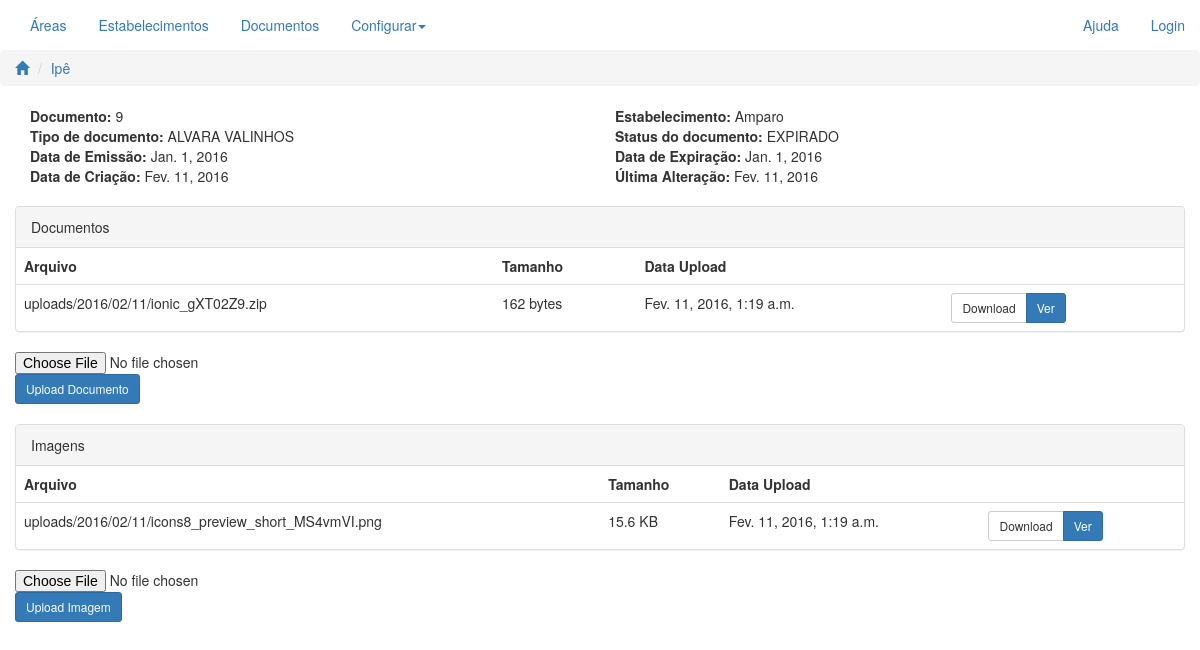
The app's page /document/9/files/ with its own data.
### area/models.py (models this page shows, shortened)
class Area(models.Model):
    name = models.CharField("Área", max_length=50, unique=True)
    enabled = models.BooleanField("Ativo", default=True)
    adminEmail = models.EmailField("Email administrador")
    validUntil = models.DateField("Validade licença", null=True, blank=True)
    applyPermissions = models.BooleanField("Exigir permissões específicas", default=False)

class Establishment(models.Model):
    area = models.ForeignKey(Area, verbose_name="Área")
    name = models.CharField("Estabelecimento", max_length=100, unique=True)
    city = models.CharField("Cidade", max_length=100)
    state = models.CharField("Estado", max_length=2)
    adminEmail = models.EmailField("Email administrador")
    class Meta:
        unique_together = ("area", "name")

### doc/models.py (models this page shows, shortened)
class Document(models.Model):
    establishment = models.ForeignKey(Establishment, verbose_name="Estabelecimento")
    documentType = models.ForeignKey(DocumentType, verbose_name="Tipo de documento")
    documentStatus = models.ForeignKey(DocumentStatus, verbose_name="Status do documento")
    expeditionDate = models.DateField("Data de Emissão")
    expirationDate = models.DateField("Data de Expiração")
    createdDate = models.DateField("Criado", auto_now_add=True)
    modifiedDate = models.DateField("Alterado", auto_now=True)

class DocumentType(models.Model):
    name = models.CharField("Tipo de documento", max_length=50, unique=True)
    validityPeriod = models.IntegerField("Validade em meses")
    description = models.CharField("Descrição", max_length=300, null=True, blank=True)
    group = models.CharField("Grupo", max_length=50, null=True, blank=True)
    city = models.CharField("Cidade", max_length=50, null=True, blank=True)
    state = models.CharField("Estado", max_length=50, null=True, blank=True)

class DocumentStatus(models.Model):
    name = models.CharField("Status", max_length=50, unique=True)
    enabled = models.BooleanField("Ativo")
    colorCode = models.CharField("Color", max_length=7, default="#FFFFFF")
    minimumTime = models.IntegerField("Validade", default=0)
    minimumTimeUnit = models.IntegerField("Unidade de Tempo",
                                      choices=TIME_UNIT_CHOICES,
                                      default=1)
    glyphicon = models.CharField("Glyphicon", max_length=30, null=True, blank=True, default="glyphicon-star")

class DocumentFile(models.Model):
    document = models.ForeignKey(Document, verbose_name="Documento")
    documentFile = models.FileField(upload_to='uploads/%Y/%m/%d/')
    enabled = models.BooleanField
    uploadDate = models.DateTimeField(auto_now_add=True)
    checksum = models.CharField(max_length=20)
    size = models.CharField(max_length=20)

class DocumentImageFile(models.Model):
    document = models.ForeignKey(Document, verbose_name="Documento")
    imageFile = models.ImageField(upload_to='uploads/%Y/%m/%d/')
    enabled = models.BooleanField
    uploadDate = models.DateTimeField(auto_now_add=True)
    checksum = models.CharField(max_length=20)
    size = models.CharField(max_length=20)

### doc/views.py (the view)
# urls.py: url(r'^document/(?P<documentcode>[0-9]+)/files/$', docviews.ListDocumentFileView.as_view()),
class ListDocumentFileView(TemplateView):
    template_name = "doc/docfiles_template.html"
    def get_context_data(self, **kwargs):
        context = super(ListDocumentFileView, self).get_context_data(**kwargs)
        documentcode = kwargs['documentcode']
        document = Document.objects.get(id=int(documentcode))
        context['document'] = document
        context['file_list'] = DocumentFile.objects.filter(document__id=document.id).all()
        context['imagefile_list'] = DocumentImageFile.objects.filter(document__id=document.id).all()
        context['file_upload_form'] = DocumentFileUploadForm()
        context['imagefile_upload_form'] = DocumentImageFileUploadForm()
        context['area'] = document.establishment.area
        return context

### doc/forms.py
class DocumentFileUploadForm(Form):
    file = FileField(label='Arquivo')

class DocumentImageFileUploadForm(Form):
    file = ImageField(label='Arquivo')

### doc/templates/doc/docfiles_template.html (shortened to what this page needs)
{% extends "generic_template.html" %}
{% block content %}
	<div class="row">
		<div class="col-md-12">
			<div class="col-md-6"><strong>Documento:</strong> {{ document.id }}</div>
			<div class="col-md-6"><strong>Estabelecimento:</strong> {{ document.establishment.name }}</div>
			<div class="col-md-6"><strong>Tipo de documento:</strong> {{ document.documentType.name }}</div>
			<div class="col-md-6"><strong>Status do documento:</strong> {{ document.documentStatus.name }}</div>
			<div class="col-md-6"><strong>Data de Emissão:</strong> {{ document.expeditionDate }}</div>
			<div class="col-md-6"><strong>Data de Expiração:</strong> {{ document.expirationDate }}</div>
			<div class="col-md-6"><strong>Data de Criação:</strong> {{ document.createdDate }}</div>
			<div class="col-md-6"><strong>Última Alteração:</strong> {{ document.modifiedDate }}</div>
		</div>
	</div>
	<div class="row top-margin">
		<div class="col-md-12">
			<div class="panel panel-default">
				<div class="panel-heading">Documentos</div>
				<table class="table">
					<tr>
						<th>Arquivo</th>
						<th>Tamanho</th>
						<th>Data Upload</th>
					</tr>
					{% for object in file_list %}
					<tr>
						<td>{{ object.documentFile.name }}</td>
						<td>{{ object.size|filesizeformat }}</td>
						<td>{{ object.uploadDate }}</td>
						<td>
							<div class="btn-group btn-group-sm" role="group" aria-label="...">
								<a class="btn btn-default" href="{{ object.documentFile.url }}" download>Download</a>
								<a class="btn btn-primary" href="{{ object.documentFile.url }}">Ver</a>
							</div>
						</td>
					</tr>
					{% endfor %}
				</table>
			</div>
			<form action="/document/{{ document.id }}/file/" method="POST" enctype="multipart/form-data">
					{% for field in file_upload_form %}
					{{ field }}
					{% endfor %}
					<button type="submit" class="btn btn-primary btn-sm">Upload Documento</button>
			</form>
		</div>
	</div>
	<div class="row top-margin">
		<div class="col-md-12">
			<div class="panel panel-default">
				<div class="panel-heading">Imagens</div>
				<table class="table">
					<tr>
						<th>Arquivo</th>
						<th>Tamanho</th>
						<th>Data Upload</th>
					</tr>
					{% for object in imagefile_list %}
					<tr>
						<td>{{ object.imageFile.name }}</td>
						<td>{{ object.size|filesizeformat }}</td>
						<td>{{ object.uploadDate }}</td>
						<td>
							<div class="btn-group btn-group-sm" role="group" aria-label="...">
								<a class="btn btn-default" href="{{ object.imageFile.url }}" download>Download</a>
								<a class="btn btn-primary" href="{{ object.imageFile.url }}">Ver</a>
							</div>
						</td>
					</tr>
					{% endfor %}
				</table>
			</div>
			<form action="/document/{{ document.id }}/imagefile/" method="POST" enctype="multipart/form-data">
					{% for field in imagefile_upload_form %}
					{{ field }}
					{% endfor %}
					<button type="submit" class="btn btn-primary btn-sm">Upload Imagem</button>
			</form>
		</div>
	</div>
{% endblock %}

### templates/generic_template.html (shortened to what this page needs)
<!DOCTYPE html>
<html lang="en">
  <head>
    <link href="/static/css/bootstrap.min.css" rel="stylesheet">
    <link href="/static/css/style.css" rel="stylesheet">
  </head>
  <body>
    <div class="container-fluid">
		<div class="row">
			<div class="col-md-12">
				<ul class="nav navbar-nav nav-pills">
					<li>
						<a href="/areas">Áreas</a>
					</li>
					<li {% if not area %} class="disabled" {% endif %}><a href="/area/{{ area.id }}/establishments">Estabelecimentos</a></li>
					<li {% if not area %} class="disabled" {% endif %}>
						<a href="/documents">Documentos</a>
					</li>
					<li class="dropdown">
						<a href="#" class="dropdown-toggle" data-toggle="dropdown">Configurar<strong class="caret"></strong></a>
					</li>
				</ul>
				<ul class="nav navbar-nav nav-pills navbar-right">
					<li>
						<a href="#">Ajuda</a>
					</li>
					<li class="dropdown">
						{% if not request.user.is_authenticated %}<a href="{% url django.contrib.auth.login %}">Login</a>
						{% endif %}
					</li>
				</ul>
			</div>
		</div>
		{% block breadcrumb %}
		<div class="row">
		<ol class="breadcrumb">
			<li><a href="/areas"><span class="glyphicon glyphicon-home" aria-hidden="true"></span></a></li>
			{% if area %}
			<li><a href="/area/{{ area.id }}/establishments">{{ area.name }}</a></li>
			{% endif %}
		</ol>
		</div>
		{% endblock %}
		{% block content %}
		{% endblock %}
	</div>
  </body>
</html>

### static/css/style.css (style rules this page uses)
.top-margin { margin-top:20px; }

### records on screen
Area: name "Ipê"
Document: id "9", establishment.name "Amparo", documentType.name "ALVARA VALINHOS", documentStatus.name "EXPIRADO", expeditionDate "Jan. 1, 2016", expirationDate "Jan. 1, 2016", createdDate "Fev. 11, 2016", modifiedDate "Fev. 11, 2016"
DocumentFile: documentFile.name "uploads/2016/02/11/ionic_gXT02Z9.zip", size|filesizeformat "162 bytes", uploadDate "Fev. 11, 2016, 1:19 a.m."
DocumentImageFile: imageFile.name "uploads/2016/02/11/icons8_preview_short_MS4vmVI.png", size|filesizeformat "15.6 KB", uploadDate "Fev. 11, 2016, 1:19 a.m."
